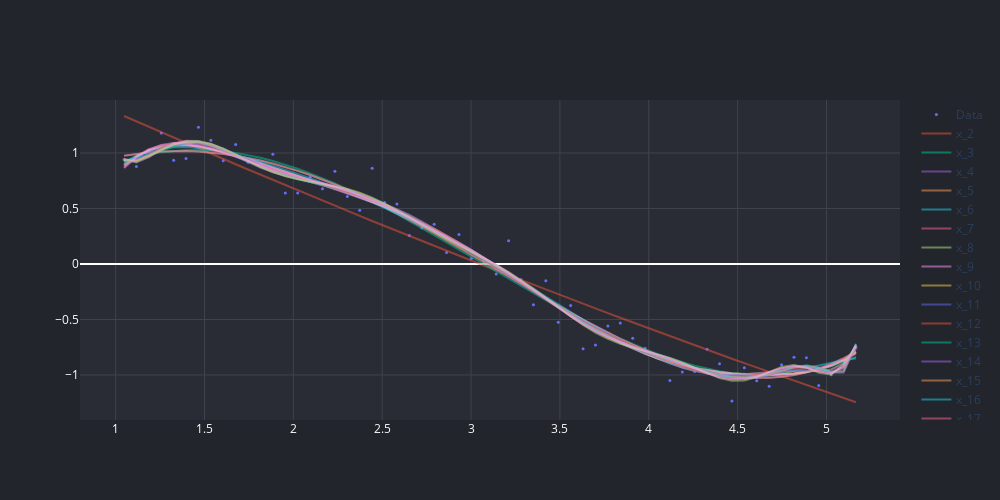

Notebook code for this chart:
### Markdown cell above
Now that we have the 100 powers let's make 100 different linear models

### Code cell
def linear_regression(df, power):

    linreg = linear_model.LinearRegression()

    predictors = ['x']

    if power >=2:
        predictors.extend(['x_%d'%i for i in range(2,power+1)])

    linreg.fit(df[predictors], df['y'])

    plot = go.Scatter(
        x=df.x, 
        y=linreg.predict(df[predictors]), 
        mode ='lines',
        opacity = 0.5,
        name = 'x_%d'%power,
        marker=dict(
            size=3,
            )
        )

    return plot

data = []

data.append(
    go.Scatter(
        x=df.x, 
        y=df.y, 
        mode ='markers',
        name = 'Data',
        marker=dict(
            size=3,
            )
        )
)

for i in range(2,20):
    data.append(linear_regression(df, i))



fig = go.Figure(data=data)

render(fig, 1000,500)
fig.show()
